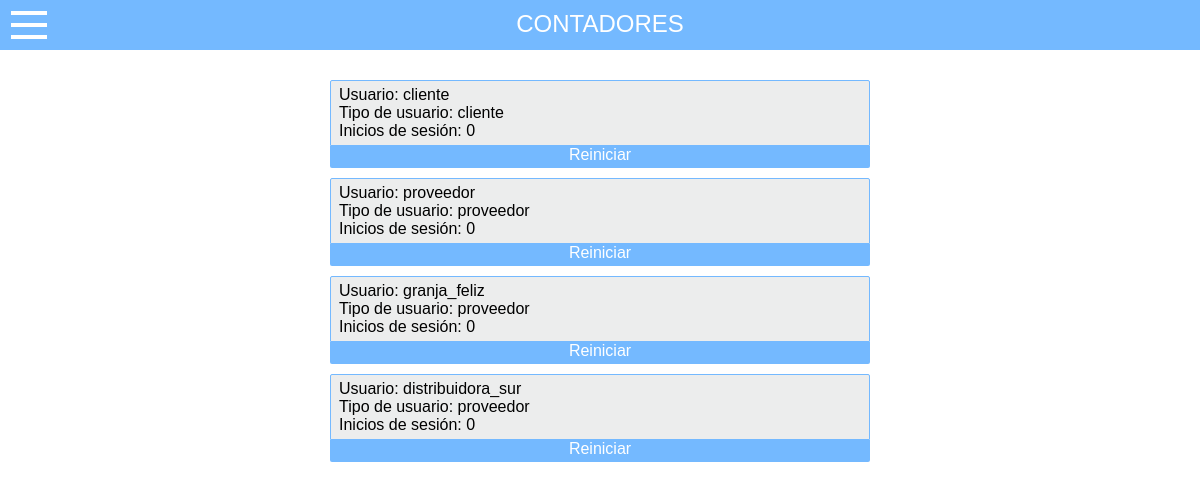
Screenshot of /admin/home.php?pagina=contadores (signed in) with the database file from the repository.
### tables this page shows
CREATE TABLE IF NOT EXISTS users (
        user_id INT PRIMARY KEY AUTO_INCREMENT,
        user_loginname VARCHAR(255) NOT NULL UNIQUE,
        user_location VARCHAR(255) DEFAULT 'Rosario, Argentina',
        user_telephone1 VARCHAR(20),
        user_telephone2 VARCHAR(20),
        user_cellphone1 VARCHAR(20),
        user_cellphone2 VARCHAR(20),
        user_contactemail VARCHAR(255) NOT NULL UNIQUE,
        user_website VARCHAR(255),
        user_name VARCHAR(255) NOT NULL,
        user_description TEXT,
        user_photo VARCHAR(255),
        user_type BOOLEAN NOT NULL,   
        user_count INT DEFAULT 0,
        user_password VARCHAR(255) NOT NULL
    );

### src/includes/content/admin/counters.php (the view, shortened to what this page needs)
<div class="articles">
	<div id="list" class="list">
	<?php
		$dbconnection = mysqli_connect($db_server, $db_user, $db_password, $db_name);
		$sentence = "SELECT * FROM users";
		$result = mysqli_query($dbconnection, $sentence);
		$rows = mysqli_num_rows($result);
		if($rows > 0)
		{
			while($row = mysqli_fetch_assoc($result))
			{
				$user_loginname = $row['user_loginname'];
				$user_type = $row['user_type'];
				$user_count = $row['user_count'];
				$user_id = $row['user_id'];
				if($user_type == 0)
				{
					$userlabel = 'proveedor';
				}
				else
				{
					$userlabel = 'cliente';
				}
				echo "<div class='article'>\n";
				echo "Usuario: $user_loginname<br>";
				echo "Tipo de usuario: $userlabel<br>";
				echo "Inicios de sesión: $user_count<br>";
				echo "</div>\n";
				echo "<span class='edit' onclick=\"reset('$user_id');\">Reiniciar</span>\n";
			}
		}
		else
		{
			echo "<div class='error'>Aún no hay usuarios cargados</div>";
		}
	?>
	</div>
</div>

### src/styles/main.css (style rules this page uses)
* { margin: 0; padding: 0; box-sizing: inherit; }
html { height: 100%; box-sizing: border-box; }
body { position: relative; padding-bottom: 100px; min-height: 100%; }
.home { background-color: white; }
.articles { width: 100%; margin-top: 30px; text-align: center; }
.articles .list { width: 90%; margin: 20px auto 0 auto; }
.articles .article { width: 100%; background-color: rgba(74, 76, 78, 0.1); padding: 5px 0 5px 8px; text-align: left; font-family: Verdana, Geneva, sans-serif; font-size: 0.8em; border: 1px solid #74b9ff; border-radius: 2px 2px 0 0; }
.articles .edit { display: block; width: 100%; height: 22px; margin-bottom: 10px; background-color: #74b9ff; border-radius: 0 0 2px 2px; color: white; cursor: pointer; }
@media only screen and (min-width: 768px) { body { position: relative; margin: 0; padding-bottom: 100px; min-height: 100%; text-align: center; } }
@media only screen and (min-width: 768px) { .articles { width: 50%; text-align: center; margin: 0 auto; margin-top: 30px; } }
@media only screen and (min-width: 768px) { .articles .article { width: 100%; background-color: rgba(74, 76, 78, 0.1); padding: 5px 0 5px 8px; text-align: left; font-family: Verdana, Geneva, sans-serif; font-size: 1em; border: 1px solid #74b9ff; border-radius: 2px 2px 0 0; } }
@media only screen and (min-width: 768px) { .articles .edit { display: block; width: 100%; height: 22px; margin-bottom: 10px; background-color: #74b9ff; font-family: Verdana, Geneva, sans-serif; font-size: 1em; border-radius: 0 0 2px 2px; color: white; cursor: pointer; } }

### rows the page displays
users: user_loginname "cliente", user_type "cliente", user_count "0"
users: user_loginname "proveedor", user_type "proveedor", user_count "0"
users: user_loginname "granja_feliz", user_type "proveedor", user_count "0"
users: user_loginname "distribuidora_sur", user_type "proveedor", user_count "0"

### other values shown
$title "CONTADORES"
